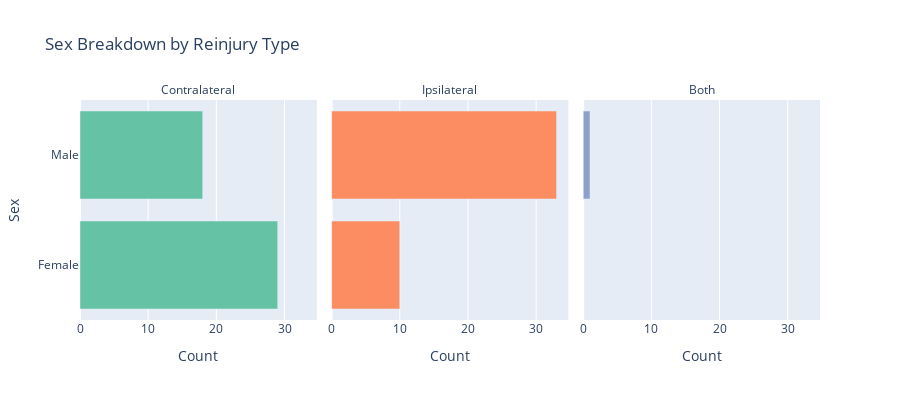

Notebook code for this chart:
### Markdown cell above
**Graph 3**: Looking at the relationship between different reinjuries between the sexes.

### Code cell
import plotly.express as px
import plotly.graph_objects as go

# shift row values by 1  - (for every graft_type recorded, reinjury was blank so shifted by 1 to match)
m_df['reinjury_shifted'] = m_df['reinjury'].shift(-1)
df2 = m_df[m_df['sex_dashboard'].notna()][['sex_dashboard', 'reinjury_shifted']]
df2.columns = ['sex_dashboard', 'reinjury']
print(df2.head()) # previewing cleaned dataset

df2 = df2[
    (df2['reinjury'].str.upper() != 'BLANK') &
    (df2['sex_dashboard'].str.upper() != 'BLANK')]

df2 = df2[df2['reinjury'].str.upper() != 'NO'] # dropping 'no' reinjury records


grouped_counts2 = (
    df2.groupby(['sex_dashboard', 'reinjury'])
    .size()
    .reset_index(name='count')
)


fig = px.bar(
    grouped_counts2,
    x='count',
    y='sex_dashboard',
    facet_col='reinjury',
    orientation='h',
    color='reinjury',
    color_discrete_sequence=px.colors.qualitative.Set2,
    labels={
        'count': 'Count',
        'sex_dashboard': 'Sex',
        'reinjury': 'Reinjury Type'
    },
    title='Sex Breakdown by Reinjury Type'
)

# appearance of bars and text labels
fig.update_traces(
    textposition='outside',  # text labels outside the bars
)

fig.update_layout(
    showlegend=False,
    title=dict(x=0.05),
    height=400
)

fig.for_each_annotation(lambda a: a.update(text=a.text.split("=")[-1]))  # Clean facet titles

fig.show()

### Figure 1 — Plotly figure (JSON) as saved in the notebook; plotly's stock layout.template omitted (floating-point values rounded to 4 significant figures)
{"data": [{"alignmentgroup": "True", "hovertemplate": "Reinjury Type=Contralateral<br>Count=%{x}<br>Sex=%{y}<extra></extra>", "legendgroup": "Contralateral", "marker": {"color": "rgb(102,194,165)", "pattern": {"shape": ""}}, "name": "Contralateral", "offsetgroup": "Contralateral", "orientation": "h", "showlegend": true, "textposition": "outside", "type": "bar", "x": [29, 18], "xaxis": "x", "y": ["Female", "Male"], "yaxis": "y"}, {"alignmentgroup": "True", "hovertemplate": "Reinjury Type=Ipsilateral<br>Count=%{x}<br>Sex=%{y}<extra></extra>", "legendgroup": "Ipsilateral", "marker": {"color": "rgb(252,141,98)", "pattern": {"shape": ""}}, "name": "Ipsilateral", "offsetgroup": "Ipsilateral", "orientation": "h", "showlegend": true, "textposition": "outside", "type": "bar", "x": [10, 33], "xaxis": "x2", "y": ["Female", "Male"], "yaxis": "y2"}, {"alignmentgroup": "True", "hovertemplate": "Reinjury Type=Both<br>Count=%{x}<br>Sex=%{y}<extra></extra>", "legendgroup": "Both", "marker": {"color": "rgb(141,160,203)", "pattern": {"shape": ""}}, "name": "Both", "offsetgroup": "Both", "orientation": "h", "showlegend": true, "textposition": "outside", "type": "bar", "x": [1], "xaxis": "x3", "y": ["Male"], "yaxis": "y3"}], "layout": {"annotations": [{"font": {}, "showarrow": false, "text": "Contralateral", "x": 0.16, "xanchor": "center", "xref": "paper", "y": 1, "yanchor": "bottom", "yref": "paper"}, {"font": {}, "showarrow": false, "text": "Ipsilateral", "x": 0.5, "xanchor": "center", "xref": "paper", "y": 1, "yanchor": "bottom", "yref": "paper"}, {"font": {}, "showarrow": false, "text": "Both", "x": 0.84, "xanchor": "center", "xref": "paper", "y": 1, "yanchor": "bottom", "yref": "paper"}], "barmode": "relative", "height": 400, "legend": {"title": {"text": "Reinjury Type"}, "tracegroupgap": 0}, "showlegend": false, "title": {"text": "Sex Breakdown by Reinjury Type", "x": 0.05}, "xaxis": {"anchor": "y", "domain": [0, 0.32], "title": {"text": "Count"}}, "xaxis2": {"anchor": "y2", "domain": [0.34, 0.66], "matches": "x", "title": {"text": "Count"}}, "xaxis3": {"anchor": "y3", "domain": [0.68, 1.0], "matches": "x", "title": {"text": "Count"}}, "yaxis": {"anchor": "x", "domain": [0, 1], "title": {"text": "Sex"}}, "yaxis2": {"anchor": "x2", "domain": [0, 1], "matches": "y", "showticklabels": false}, "yaxis3": {"anchor": "x3", "domain": [0, 1], "matches": "y", "showticklabels": false}}}
